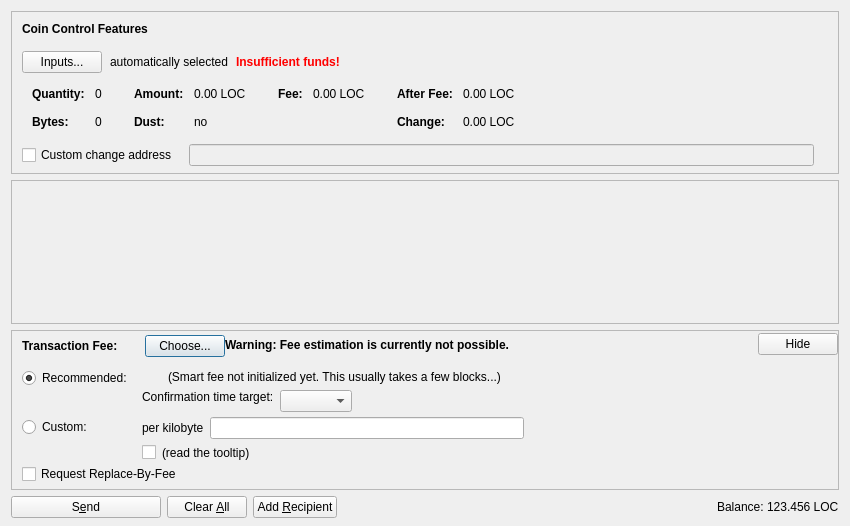
<?xml version="1.0" encoding="UTF-8"?>
<ui version="4.0">
 <class>SendCoinsDialog</class>
 <widget class="QDialog" name="SendCoinsDialog">
  <property name="geometry">
   <rect>
    <x>0</x>
    <y>0</y>
    <width>850</width>
    <height>526</height>
   </rect>
  </property>
  <property name="windowTitle">
   <string>Send Coins</string>
  </property>
  <layout class="QVBoxLayout" name="verticalLayout" stretch="0,1,0,0">
   <property name="bottomMargin">
    <number>8</number>
   </property>
   <item>
    <widget class="QFrame" name="frameCoinControl">
     <property name="sizePolicy">
      <sizepolicy hsizetype="Expanding" vsizetype="Expanding">
       <horstretch>0</horstretch>
       <verstretch>0</verstretch>
      </sizepolicy>
     </property>
     <property name="maximumSize">
      <size>
       <width>16777215</width>
       <height>16777215</height>
      </size>
     </property>
     <property name="frameShape">
      <enum>QFrame::StyledPanel</enum>
     </property>
     <property name="frameShadow">
      <enum>QFrame::Sunken</enum>
     </property>
     <layout class="QVBoxLayout" name="verticalLayoutCoinControl2">
      <property name="spacing">
       <number>0</number>
      </property>
      <property name="leftMargin">
       <number>0</number>
      </property>
      <property name="topMargin">
       <number>0</number>
      </property>
      <property name="rightMargin">
       <number>0</number>
      </property>
      <property name="bottomMargin">
       <number>6</number>
      </property>
      <item>
       <layout class="QVBoxLayout" name="verticalLayoutCoinControl" stretch="0,0,0,0,1">
        <property name="spacing">
         <number>0</number>
        </property>
        <property name="leftMargin">
         <number>10</number>
        </property>
        <property name="topMargin">
         <number>10</number>
        </property>
        <item>
         <layout class="QHBoxLayout" name="horizontalLayoutCoinControl1">
          <property name="bottomMargin">
           <number>15</number>
          </property>
          <item>
           <widget class="QLabel" name="labelCoinControlFeatures">
            <property name="sizePolicy">
             <sizepolicy hsizetype="Preferred" vsizetype="Maximum">
              <horstretch>0</horstretch>
              <verstretch>0</verstretch>
             </sizepolicy>
            </property>
            <property name="font">
             <font>
              <weight>75</weight>
              <bold>true</bold>
             </font>
            </property>
            <property name="styleSheet">
             <string notr="true">font-weight:bold;</string>
            </property>
            <property name="text">
             <string>Coin Control Features</string>
            </property>
           </widget>
          </item>
         </layout>
        </item>
        <item>
         <layout class="QHBoxLayout" name="horizontalLayoutCoinControl2" stretch="0,0,0,0">
          <property name="spacing">
           <number>8</number>
          </property>
          <property name="bottomMargin">
           <number>10</number>
          </property>
          <item>
           <widget class="QPushButton" name="pushButtonCoinControl">
            <property name="styleSheet">
             <string notr="true"/>
            </property>
            <property name="text">
             <string>Inputs...</string>
            </property>
            <property name="autoDefault">
             <bool>false</bool>
            </property>
           </widget>
          </item>
          <item>
           <widget class="QLabel" name="labelCoinControlAutomaticallySelected">
            <property name="text">
             <string>automatically selected</string>
            </property>
            <property name="margin">
             <number>5</number>
            </property>
           </widget>
          </item>
          <item>
           <widget class="QLabel" name="labelCoinControlInsuffFunds">
            <property name="font">
             <font>
              <weight>75</weight>
              <bold>true</bold>
             </font>
            </property>
            <property name="styleSheet">
             <string notr="true">color:red;font-weight:bold;</string>
            </property>
            <property name="text">
             <string>Insufficient funds!</string>
            </property>
            <property name="margin">
             <number>5</number>
            </property>
           </widget>
          </item>
          <item>
           <spacer name="horizontalSpacerCoinControl">
            <property name="orientation">
             <enum>Qt::Horizontal</enum>
            </property>
            <property name="sizeHint" stdset="0">
             <size>
              <width>40</width>
              <height>1</height>
             </size>
            </property>
           </spacer>
          </item>
         </layout>
        </item>
        <item>
         <widget class="QWidget" name="widgetCoinControl" native="true">
          <property name="sizePolicy">
           <sizepolicy hsizetype="Preferred" vsizetype="Preferred">
            <horstretch>0</horstretch>
            <verstretch>0</verstretch>
           </sizepolicy>
          </property>
          <property name="minimumSize">
           <size>
            <width>0</width>
            <height>0</height>
           </size>
          </property>
          <property name="styleSheet">
           <string notr="true"/>
          </property>
          <layout class="QHBoxLayout" name="horizontalLayoutCoinControl5">
           <property name="leftMargin">
            <number>0</number>
           </property>
           <property name="topMargin">
            <number>0</number>
           </property>
           <property name="rightMargin">
            <number>0</number>
           </property>
           <property name="bottomMargin">
            <number>0</number>
           </property>
           <item>
            <layout class="QHBoxLayout" name="horizontalLayoutCoinControl3" stretch="0,0,0,1">
             <property name="spacing">
              <number>20</number>
             </property>
             <property name="topMargin">
              <number>0</number>
             </property>
             <property name="bottomMargin">
              <number>10</number>
             </property>
             <item>
              <layout class="QFormLayout" name="formLayoutCoinControl1">
               <property name="horizontalSpacing">
                <number>10</number>
               </property>
               <property name="verticalSpacing">
                <number>14</number>
               </property>
               <property name="leftMargin">
                <number>10</number>
               </property>
               <property name="topMargin">
                <number>4</number>
               </property>
               <property name="rightMargin">
                <number>6</number>
               </property>
               <item row="0" column="0">
                <widget class="QLabel" name="labelCoinControlQuantityText">
                 <property name="font">
                  <font>
                   <weight>75</weight>
                   <bold>true</bold>
                  </font>
                 </property>
                 <property name="text">
                  <string>Quantity:</string>
                 </property>
                 <property name="margin">
                  <number>0</number>
                 </property>
                </widget>
               </item>
               <item row="0" column="1">
                <widget class="QLabel" name="labelCoinControlQuantity">
                 <property name="cursor">
                  <cursorShape>IBeamCursor</cursorShape>
                 </property>
                 <property name="contextMenuPolicy">
                  <enum>Qt::ActionsContextMenu</enum>
                 </property>
                 <property name="text">
                  <string notr="true">0</string>
                 </property>
                 <property name="margin">
                  <number>0</number>
                 </property>
                 <property name="textInteractionFlags">
                  <set>Qt::LinksAccessibleByMouse|Qt::TextSelectableByKeyboard|Qt::TextSelectableByMouse</set>
                 </property>
                </widget>
               </item>
               <item row="1" column="0">
                <widget class="QLabel" name="labelCoinControlBytesText">
                 <property name="font">
                  <font>
                   <weight>75</weight>
                   <bold>true</bold>
                  </font>
                 </property>
                 <property name="text">
                  <string>Bytes:</string>
                 </property>
                </widget>
               </item>
               <item row="1" column="1">
                <widget class="QLabel" name="labelCoinControlBytes">
                 <property name="cursor">
                  <cursorShape>IBeamCursor</cursorShape>
                 </property>
                 <property name="contextMenuPolicy">
                  <enum>Qt::ActionsContextMenu</enum>
                 </property>
                 <property name="text">
                  <string notr="true">0</string>
                 </property>
                 <property name="textInteractionFlags">
                  <set>Qt::LinksAccessibleByMouse|Qt::TextSelectableByKeyboard|Qt::TextSelectableByMouse</set>
                 </property>
                </widget>
               </item>
              </layout>
             </item>
             <item>
              <layout class="QFormLayout" name="formLayoutCoinControl2">
               <property name="horizontalSpacing">
                <number>10</number>
               </property>
               <property name="verticalSpacing">
                <number>14</number>
               </property>
               <property name="leftMargin">
                <number>6</number>
               </property>
               <property name="topMargin">
                <number>4</number>
               </property>
               <property name="rightMargin">
                <number>6</number>
               </property>
               <item row="0" column="0">
                <widget class="QLabel" name="labelCoinControlAmountText">
                 <property name="font">
                  <font>
                   <weight>75</weight>
                   <bold>true</bold>
                  </font>
                 </property>
                 <property name="text">
                  <string>Amount:</string>
                 </property>
                 <property name="margin">
                  <number>0</number>
                 </property>
                </widget>
               </item>
               <item row="0" column="1">
                <widget class="QLabel" name="labelCoinControlAmount">
                 <property name="cursor">
                  <cursorShape>IBeamCursor</cursorShape>
                 </property>
                 <property name="contextMenuPolicy">
                  <enum>Qt::ActionsContextMenu</enum>
                 </property>
                 <property name="text">
                  <string notr="true">0.00 LOC</string>
                 </property>
                 <property name="textInteractionFlags">
                  <set>Qt::LinksAccessibleByMouse|Qt::TextSelectableByKeyboard|Qt::TextSelectableByMouse</set>
                 </property>
                </widget>
               </item>
               <item row="1" column="0">
                <widget class="QLabel" name="labelCoinControlLowOutputText">
                 <property name="font">
                  <font>
                   <weight>75</weight>
                   <bold>true</bold>
                  </font>
                 </property>
                 <property name="text">
                  <string>Dust:</string>
                 </property>
                </widget>
               </item>
               <item row="1" column="1">
                <widget class="QLabel" name="labelCoinControlLowOutput">
                 <property name="cursor">
                  <cursorShape>IBeamCursor</cursorShape>
                 </property>
                 <property name="contextMenuPolicy">
                  <enum>Qt::ActionsContextMenu</enum>
                 </property>
                 <property name="text">
                  <string notr="true">no</string>
                 </property>
                 <property name="textInteractionFlags">
                  <set>Qt::LinksAccessibleByMouse|Qt::TextSelectableByKeyboard|Qt::TextSelectableByMouse</set>
                 </property>
                </widget>
               </item>
              </layout>
             </item>
             <item>
              <layout class="QFormLayout" name="formLayoutCoinControl3">
               <property name="horizontalSpacing">
                <number>10</number>
               </property>
               <property name="verticalSpacing">
                <number>14</number>
               </property>
               <property name="leftMargin">
                <number>6</number>
               </property>
               <property name="topMargin">
                <number>4</number>
               </property>
               <property name="rightMargin">
                <number>6</number>
               </property>
               <item row="0" column="0">
                <widget class="QLabel" name="labelCoinControlFeeText">
                 <property name="font">
                  <font>
                   <weight>75</weight>
                   <bold>true</bold>
                  </font>
                 </property>
                 <property name="text">
                  <string>Fee:</string>
                 </property>
                 <property name="margin">
                  <number>0</number>
                 </property>
                </widget>
               </item>
               <item row="0" column="1">
                <widget class="QLabel" name="labelCoinControlFee">
                 <property name="cursor">
                  <cursorShape>IBeamCursor</cursorShape>
                 </property>
                 <property name="contextMenuPolicy">
                  <enum>Qt::ActionsContextMenu</enum>
                 </property>
                 <property name="text">
                  <string notr="true">0.00 LOC</string>
                 </property>
                 <property name="textInteractionFlags">
                  <set>Qt::LinksAccessibleByMouse|Qt::TextSelectableByKeyboard|Qt::TextSelectableByMouse</set>
                 </property>
                </widget>
               </item>
              </layout>
             </item>
             <item>
              <layout class="QFormLayout" name="formLayoutCoinControl4">
               <property name="horizontalSpacing">
                <number>10</number>
               </property>
               <property name="verticalSpacing">
                <number>14</number>
               </property>
               <property name="leftMargin">
                <number>6</number>
               </property>
               <property name="topMargin">
                <number>4</number>
               </property>
               <property name="rightMargin">
                <number>6</number>
               </property>
               <item row="0" column="0">
                <widget class="QLabel" name="labelCoinControlAfterFeeText">
                 <property name="font">
                  <font>
                   <weight>75</weight>
                   <bold>true</bold>
                  </font>
                 </property>
                 <property name="text">
                  <string>After Fee:</string>
                 </property>
                 <property name="margin">
                  <number>0</number>
                 </property>
                </widget>
               </item>
               <item row="0" column="1">
                <widget class="QLabel" name="labelCoinControlAfterFee">
                 <property name="cursor">
                  <cursorShape>IBeamCursor</cursorShape>
                 </property>
                 <property name="contextMenuPolicy">
                  <enum>Qt::ActionsContextMenu</enum>
                 </property>
                 <property name="text">
                  <string notr="true">0.00 LOC</string>
                 </property>
                 <property name="textInteractionFlags">
                  <set>Qt::LinksAccessibleByMouse|Qt::TextSelectableByKeyboard|Qt::TextSelectableByMouse</set>
                 </property>
                </widget>
               </item>
               <item row="1" column="0">
                <widget class="QLabel" name="labelCoinControlChangeText">
                 <property name="font">
                  <font>
                   <weight>75</weight>
                   <bold>true</bold>
                  </font>
                 </property>
                 <property name="text">
                  <string>Change:</string>
                 </property>
                </widget>
               </item>
               <item row="1" column="1">
                <widget class="QLabel" name="labelCoinControlChange">
                 <property name="cursor">
                  <cursorShape>IBeamCursor</cursorShape>
                 </property>
                 <property name="contextMenuPolicy">
                  <enum>Qt::ActionsContextMenu</enum>
                 </property>
                 <property name="text">
                  <string notr="true">0.00 LOC</string>
                 </property>
                 <property name="textInteractionFlags">
                  <set>Qt::LinksAccessibleByMouse|Qt::TextSelectableByKeyboard|Qt::TextSelectableByMouse</set>
                 </property>
                </widget>
               </item>
              </layout>
             </item>
            </layout>
           </item>
          </layout>
         </widget>
        </item>
        <item>
         <layout class="QHBoxLayout" name="horizontalLayoutCoinControl4" stretch="0,0,0">
          <property name="spacing">
           <number>12</number>
          </property>
          <property name="sizeConstraint">
           <enum>QLayout::SetDefaultConstraint</enum>
          </property>
          <property name="topMargin">
           <number>5</number>
          </property>
          <property name="rightMargin">
           <number>5</number>
          </property>
          <item>
           <widget class="QCheckBox" name="checkBoxCoinControlChange">
            <property name="toolTip">
             <string>If this is activated, but the change address is empty or invalid, change will be sent to a newly generated address.</string>
            </property>
            <property name="text">
             <string>Custom change address</string>
            </property>
           </widget>
          </item>
          <item>
           <widget class="QValidatedLineEdit" name="lineEditCoinControlChange">
            <property name="enabled">
             <bool>false</bool>
            </property>
            <property name="sizePolicy">
             <sizepolicy hsizetype="Expanding" vsizetype="Fixed">
              <horstretch>0</horstretch>
              <verstretch>0</verstretch>
             </sizepolicy>
            </property>
           </widget>
          </item>
          <item>
           <widget class="QLabel" name="labelCoinControlChangeLabel">
            <property name="sizePolicy">
             <sizepolicy hsizetype="Preferred" vsizetype="Expanding">
              <horstretch>0</horstretch>
              <verstretch>0</verstretch>
             </sizepolicy>
            </property>
            <property name="minimumSize">
             <size>
              <width>0</width>
              <height>0</height>
             </size>
            </property>
            <property name="text">
             <string/>
            </property>
            <property name="margin">
             <number>3</number>
            </property>
           </widget>
          </item>
         </layout>
        </item>
        <item>
         <spacer name="verticalSpacerCoinControl">
          <property name="orientation">
           <enum>Qt::Vertical</enum>
          </property>
          <property name="sizeHint" stdset="0">
           <size>
            <width>800</width>
            <height>1</height>
           </size>
          </property>
         </spacer>
        </item>
       </layout>
      </item>
     </layout>
    </widget>
   </item>
   <item>
    <widget class="QScrollArea" name="scrollArea">
     <property name="widgetResizable">
      <bool>true</bool>
     </property>
     <widget class="QWidget" name="scrollAreaWidgetContents">
      <property name="geometry">
       <rect>
        <x>0</x>
        <y>0</y>
        <width>830</width>
        <height>104</height>
       </rect>
      </property>
      <layout class="QVBoxLayout" name="verticalLayout_2" stretch="0,1">
       <property name="leftMargin">
        <number>0</number>
       </property>
       <property name="topMargin">
        <number>0</number>
       </property>
       <property name="rightMargin">
        <number>0</number>
       </property>
       <property name="bottomMargin">
        <number>0</number>
       </property>
       <item>
        <layout class="QVBoxLayout" name="entries">
         <property name="spacing">
          <number>6</number>
         </property>
        </layout>
       </item>
       <item>
        <spacer name="verticalSpacer">
         <property name="orientation">
          <enum>Qt::Vertical</enum>
         </property>
         <property name="sizeHint" stdset="0">
          <size>
           <width>20</width>
           <height>40</height>
          </size>
         </property>
        </spacer>
       </item>
      </layout>
     </widget>
    </widget>
   </item>
   <item>
    <widget class="QFrame" name="frameFee">
     <property name="sizePolicy">
      <sizepolicy hsizetype="Expanding" vsizetype="Expanding">
       <horstretch>0</horstretch>
       <verstretch>0</verstretch>
      </sizepolicy>
     </property>
     <property name="maximumSize">
      <size>
       <width>16777215</width>
       <height>16777215</height>
      </size>
     </property>
     <property name="frameShape">
      <enum>QFrame::StyledPanel</enum>
     </property>
     <property name="frameShadow">
      <enum>QFrame::Sunken</enum>
     </property>
     <layout class="QVBoxLayout" name="verticalLayoutFee1">
      <property name="spacing">
       <number>0</number>
      </property>
      <property name="leftMargin">
       <number>0</number>
      </property>
      <property name="topMargin">
       <number>0</number>
      </property>
      <property name="rightMargin">
       <number>0</number>
      </property>
      <property name="bottomMargin">
       <number>0</number>
      </property>
      <item>
       <layout class="QVBoxLayout" name="verticalLayoutFee2" stretch="0,0,0">
        <property name="spacing">
         <number>0</number>
        </property>
        <property name="leftMargin">
         <number>10</number>
        </property>
        <property name="topMargin">
         <number>0</number>
        </property>
        <item>
         <layout class="QHBoxLayout" name="horizontalLayoutFee1">
          <property name="bottomMargin">
           <number>0</number>
          </property>
          <item>
           <layout class="QVBoxLayout" name="verticalLayoutFee7">
            <property name="spacing">
             <number>0</number>
            </property>
            <item>
             <spacer name="verticalSpacerSmartFee">
              <property name="orientation">
               <enum>Qt::Vertical</enum>
              </property>
              <property name="sizeType">
               <enum>QSizePolicy::Fixed</enum>
              </property>
              <property name="sizeHint" stdset="0">
               <size>
                <width>1</width>
                <height>4</height>
               </size>
              </property>
             </spacer>
            </item>
            <item>
             <layout class="QHBoxLayout" name="horizontalLayoutSmartFee">
              <property name="spacing">
               <number>10</number>
              </property>
              <item>
               <widget class="QLabel" name="labelFeeHeadline">
                <property name="sizePolicy">
                 <sizepolicy hsizetype="Preferred" vsizetype="Maximum">
                  <horstretch>0</horstretch>
                  <verstretch>0</verstretch>
                 </sizepolicy>
                </property>
                <property name="font">
                 <font>
                  <weight>75</weight>
                  <bold>true</bold>
                 </font>
                </property>
                <property name="styleSheet">
                 <string notr="true">font-weight:bold;</string>
                </property>
                <property name="text">
                 <string>Transaction Fee:</string>
                </property>
               </widget>
              </item>
              <item>
               <widget class="QLabel" name="labelFeeMinimized">
                <property name="text">
                 <string/>
                </property>
               </widget>
              </item>
              <item>
               <widget class="QPushButton" name="buttonChooseFee">
                <property name="text">
                 <string>Choose...</string>
                </property>
               </widget>
              </item>
             </layout>
            </item>
            <item>
             <spacer name="verticalSpacer_5">
              <property name="orientation">
               <enum>Qt::Vertical</enum>
              </property>
              <property name="sizeHint" stdset="0">
               <size>
                <width>1</width>
                <height>1</height>
               </size>
              </property>
             </spacer>
            </item>
           </layout>
          </item>
          <item>
           <widget class="QLabel" name="fallbackFeeWarningLabel">
            <property name="toolTip">
             <string>Using the fallbackfee can result in sending a transaction that will take several hours or days (or never) to confirm. Consider choosing your fee manually or wait until you have validated the complete chain.</string>
            </property>
            <property name="font">
            <font>
                <weight>75</weight>
                <bold>true</bold>
            </font>
            </property>
            <property name="text">
             <string>Warning: Fee estimation is currently not possible.</string>
            </property>
            <property name="wordWrap">
             <bool>false</bool>
            </property>
           </widget>
          </item>
          <item>
           <spacer name="horizontalSpacer_4">
            <property name="orientation">
             <enum>Qt::Horizontal</enum>
            </property>
            <property name="sizeType">
             <enum>QSizePolicy::MinimumExpanding</enum>
            </property>
            <property name="sizeHint" stdset="0">
             <size>
              <width>40</width>
              <height>20</height>
             </size>
            </property>
           </spacer>
          </item>
          <item>
           <widget class="QPushButton" name="buttonMinimizeFee">
            <property name="toolTip">
             <string>collapse fee-settings</string>
            </property>
            <property name="text">
             <string>Hide</string>
            </property>
           </widget>
          </item>
         </layout>
        </item>
        <item>
         <widget class="QFrame" name="frameFeeSelection">
          <layout class="QVBoxLayout" name="verticalLayoutFee12">
           <property name="spacing">
            <number>0</number>
           </property>
           <property name="leftMargin">
            <number>0</number>
           </property>
           <property name="topMargin">
            <number>0</number>
           </property>
           <property name="rightMargin">
            <number>0</number>
           </property>
           <property name="bottomMargin">
            <number>0</number>
           </property>
           <item>
            <layout class="QGridLayout" name="gridLayoutFee">
             <property name="topMargin">
              <number>10</number>
             </property>
             <property name="bottomMargin">
              <number>4</number>
             </property>
             <property name="horizontalSpacing">
              <number>10</number>
             </property>
             <property name="verticalSpacing">
              <number>4</number>
             </property>
             <item row="1" column="1">
              <layout class="QVBoxLayout" name="verticalLayoutFee8">
               <property name="spacing">
                <number>6</number>
               </property>
               <item>
                <layout class="QHBoxLayout" name="horizontalLayoutFee13">
                 <item>
                  <widget class="QLabel" name="labelCustomPerKilobyte">
                   <property name="toolTip">
                    <string>If the custom fee is set to 1000 satoshis and the transaction is only 250 bytes, then &quot;per kilobyte&quot; only pays 250 satoshis in fee, while &quot;total at least&quot; pays 1000 satoshis. For transactions bigger than a kilobyte both pay by kilobyte.</string>
                   </property>
                   <property name="text">
                    <string>per kilobyte</string>
                   </property>
                  </widget>
                 </item>
                 <item>
                  <widget class="EllocashAmountField" name="customFee"/>
                 </item>
                 <item>
                  <spacer name="horizontalSpacer_6">
                   <property name="orientation">
                    <enum>Qt::Horizontal</enum>
                   </property>
                   <property name="sizeHint" stdset="0">
                    <size>
                     <width>1</width>
                     <height>1</height>
                    </size>
                   </property>
                  </spacer>
                 </item>
                </layout>
               </item>
               <item>
                <layout class="QHBoxLayout" name="horizontalLayoutFee8">
                 <item>
                  <widget class="QCheckBox" name="checkBoxMinimumFee">
                   <property name="toolTip">
                    <string>Paying only the minimum fee is just fine as long as there is less transaction volume than space in the blocks. But be aware that this can end up in a never confirming transaction once there is more demand for ellocash transactions than the network can process.</string>
                   </property>
                   <property name="text">
                    <string/>
                   </property>
                  </widget>
                 </item>
                 <item>
                  <widget class="QLabel" name="labelMinFeeWarning">
                   <property name="enabled">
                    <bool>true</bool>
                   </property>
                   <property name="toolTip">
                    <string>Paying only the minimum fee is just fine as long as there is less transaction volume than space in the blocks. But be aware that this can end up in a never confirming transaction once there is more demand for ellocash transactions than the network can process.</string>
                   </property>
                   <property name="text">
                    <string>(read the tooltip)</string>
                   </property>
                   <property name="margin">
                    <number>5</number>
                   </property>
                  </widget>
                 </item>
                 <item>
                  <spacer name="horizontalSpacer_2">
                   <property name="orientation">
                    <enum>Qt::Horizontal</enum>
                   </property>
                   <property name="sizeHint" stdset="0">
                    <size>
                     <width>1</width>
                     <height>1</height>
                    </size>
                   </property>
                  </spacer>
                 </item>
                </layout>
               </item>
              </layout>
             </item>
             <item row="0" column="0">
              <layout class="QVBoxLayout" name="verticalLayoutFee4" stretch="0,1">
               <item>
                <widget class="QRadioButton" name="radioSmartFee">
                 <property name="text">
                  <string>Recommended:</string>
                 </property>
                 <property name="checked">
                  <bool>true</bool>
                 </property>
                 <attribute name="buttonGroup">
                  <string notr="true">groupFee</string>
                 </attribute>
                </widget>
               </item>
               <item>
                <spacer name="verticalSpacer_2">
                 <property name="orientation">
                  <enum>Qt::Vertical</enum>
                 </property>
                 <property name="sizeHint" stdset="0">
                  <size>
                   <width>1</width>
                   <height>1</height>
                  </size>
                 </property>
                </spacer>
               </item>
              </layout>
             </item>
             <item row="1" column="0">
              <layout class="QVBoxLayout" name="verticalLayoutFee9" stretch="0,1">
               <item>
                <widget class="QRadioButton" name="radioCustomFee">
                 <property name="text">
                  <string>Custom:</string>
                 </property>
                 <attribute name="buttonGroup">
                  <string notr="true">groupFee</string>
                 </attribute>
                </widget>
               </item>
               <item>
                <spacer name="verticalSpacer_6">
                 <property name="orientation">
                  <enum>Qt::Vertical</enum>
                 </property>
                 <property name="sizeHint" stdset="0">
                  <size>
                   <width>1</width>
                   <height>1</height>
                  </size>
                 </property>
                </spacer>
               </item>
              </layout>
             </item>
             <item row="0" column="1">
              <layout class="QVBoxLayout" name="verticalLayoutFee3" stretch="0,0,1">
               <property name="spacing">
                <number>6</number>
               </property>
               <property name="topMargin">
                <number>2</number>
               </property>
               <item>
                <layout class="QHBoxLayout" name="horizontalLayoutFee12">
                 <item>
                  <widget class="QLabel" name="labelSmartFee">
                   <property name="text">
                    <string/>
                   </property>
                   <property name="margin">
                    <number>2</number>
                   </property>
                  </widget>
                 </item>
                 <item>
                  <widget class="QLabel" name="labelFeeEstimation">
                   <property name="text">
                    <string/>
                   </property>
                  </widget>
                 </item>
                 <item>
                  <widget class="QLabel" name="labelSmartFee2">
                   <property name="text">
                    <string>(Smart fee not initialized yet. This usually takes a few blocks...)</string>
                   </property>
                   <property name="margin">
                    <number>2</number>
                   </property>
                  </widget>
                 </item>
                 <item>
                  <spacer name="horizontalSpacer_5">
                   <property name="orientation">
                    <enum>Qt::Horizontal</enum>
                   </property>
                   <property name="sizeHint" stdset="0">
                    <size>
                     <width>1</width>
                     <height>1</height>
                    </size>
                   </property>
                  </spacer>
                 </item>
                </layout>
               </item>
               <item>
                <layout class="QHBoxLayout" name="horizontalLayoutFee9">
                 <item>
                  <layout class="QVBoxLayout" name="verticalLayoutFee6">
                   <item>
                    <widget class="QLabel" name="labelSmartFee3">
                     <property name="text">
                      <string>Confirmation time target:</string>
                     </property>
                     <property name="margin">
                      <number>2</number>
                     </property>
                    </widget>
                   </item>
                   <item>
                    <spacer name="verticalSpacer_3">
                     <property name="orientation">
                      <enum>Qt::Vertical</enum>
                     </property>
                     <property name="sizeHint" stdset="0">
                      <size>
                       <width>1</width>
                       <height>1</height>
                      </size>
                     </property>
                    </spacer>
                   </item>
                  </layout>
                 </item>
                 <item>
                  <layout class="QVBoxLayout" name="verticalLayoutFee5">
                   <property name="rightMargin">
                    <number>30</number>
                   </property>
                   <item>
                    <layout class="QHBoxLayout" name="horizontalLayoutConfTarget">
                     <property name="bottomMargin">
                      <number>0</number>
                     </property>
                     <item>
                      <widget class="QComboBox" name="confTargetSelector"/>
                     </item>
                     <item>
                      <spacer name="horizontalSpacerConfTarget">
                       <property name="orientation">
                        <enum>Qt::Horizontal</enum>
                       </property>
                       <property name="sizeHint" stdset="0">
                        <size>
                         <width>40</width>
                         <height>20</height>
                        </size>
                       </property>
                      </spacer>
                     </item>
                    </layout>
                   </item>
                  </layout>
                 </item>
                </layout>
               </item>
               <item>
                <spacer name="verticalSpacer_4">
                 <property name="orientation">
                  <enum>Qt::Vertical</enum>
                 </property>
                 <property name="sizeHint" stdset="0">
                  <size>
                   <width>1</width>
                   <height>1</height>
                  </size>
                 </property>
                </spacer>
               </item>
              </layout>
             </item>
            </layout>
           </item>
           <item>
            <widget class="QCheckBox" name="optInRBF">
             <property name="text">
              <string>Request Replace-By-Fee</string>
             </property>
             <property name="toolTip">
              <string>Indicates that the sender may wish to replace this transaction with a new one paying higher fees (prior to being confirmed).</string>
             </property>
            </widget>
           </item>
          </layout>
         </widget>
        </item>
        <item>
         <spacer name="verticalSpacerFee">
          <property name="orientation">
           <enum>Qt::Vertical</enum>
          </property>
          <property name="sizeHint" stdset="0">
           <size>
            <width>40</width>
            <height>5</height>
           </size>
          </property>
         </spacer>
        </item>
       </layout>
      </item>
     </layout>
    </widget>
   </item>
   <item>
    <layout class="QHBoxLayout" name="horizontalLayout">
     <item>
      <widget class="QPushButton" name="sendButton">
       <property name="minimumSize">
        <size>
         <width>150</width>
         <height>0</height>
        </size>
       </property>
       <property name="toolTip">
        <string>Confirm the send action</string>
       </property>
       <property name="text">
        <string>S&amp;end</string>
       </property>
       <property name="icon">
        <iconset resource="../ellocash.qrc">
         <normaloff>:/icons/send</normaloff>:/icons/send</iconset>
       </property>
       <property name="autoDefault">
        <bool>false</bool>
       </property>
       <property name="default">
        <bool>false</bool>
       </property>
      </widget>
     </item>
     <item>
      <widget class="QPushButton" name="clearButton">
       <property name="sizePolicy">
        <sizepolicy hsizetype="Minimum" vsizetype="Fixed">
         <horstretch>0</horstretch>
         <verstretch>0</verstretch>
        </sizepolicy>
       </property>
       <property name="toolTip">
        <string>Clear all fields of the form.</string>
       </property>
       <property name="text">
        <string>Clear &amp;All</string>
       </property>
       <property name="icon">
        <iconset resource="../ellocash.qrc">
         <normaloff>:/icons/remove</normaloff>:/icons/remove</iconset>
       </property>
       <property name="autoDefault">
        <bool>false</bool>
       </property>
      </widget>
     </item>
     <item>
      <widget class="QPushButton" name="addButton">
       <property name="toolTip">
        <string>Send to multiple recipients at once</string>
       </property>
       <property name="text">
        <string>Add &amp;Recipient</string>
       </property>
       <property name="icon">
        <iconset resource="../ellocash.qrc">
         <normaloff>:/icons/add</normaloff>:/icons/add</iconset>
       </property>
       <property name="autoDefault">
        <bool>false</bool>
       </property>
      </widget>
     </item>
     <item>
      <spacer name="horizontalSpacer">
       <property name="orientation">
        <enum>Qt::Horizontal</enum>
       </property>
       <property name="sizeHint" stdset="0">
        <size>
         <width>40</width>
         <height>20</height>
        </size>
       </property>
      </spacer>
     </item>
     <item>
      <layout class="QHBoxLayout" name="horizontalLayout_2">
       <property name="spacing">
        <number>3</number>
       </property>
       <item>
        <widget class="QLabel" name="label">
         <property name="sizePolicy">
          <sizepolicy hsizetype="Preferred" vsizetype="Fixed">
           <horstretch>0</horstretch>
           <verstretch>0</verstretch>
          </sizepolicy>
         </property>
         <property name="text">
          <string>Balance:</string>
         </property>
        </widget>
       </item>
       <item>
        <widget class="QLabel" name="labelBalance">
         <property name="sizePolicy">
          <sizepolicy hsizetype="Preferred" vsizetype="Fixed">
           <horstretch>0</horstretch>
           <verstretch>0</verstretch>
          </sizepolicy>
         </property>
         <property name="cursor">
          <cursorShape>IBeamCursor</cursorShape>
         </property>
         <property name="text">
          <string notr="true">123.456 LOC</string>
         </property>
         <property name="textInteractionFlags">
          <set>Qt::LinksAccessibleByMouse|Qt::TextSelectableByKeyboard|Qt::TextSelectableByMouse</set>
         </property>
        </widget>
       </item>
      </layout>
     </item>
    </layout>
   </item>
  </layout>
 </widget>
 <customwidgets>
  <customwidget>
   <class>QValidatedLineEdit</class>
   <extends>QLineEdit</extends>
   <header>qvalidatedlineedit.h</header>
  </customwidget>
  <customwidget>
   <class>EllocashAmountField</class>
   <extends>QLineEdit</extends>
   <header>ellocashamountfield.h</header>
   <container>1</container>
  </customwidget>
 </customwidgets>
 <resources>
  <include location="../ellocash.qrc"/>
 </resources>
 <connections/>
 <buttongroups>
  <buttongroup name="groupFee"/>
 </buttongroups>
</ui>
